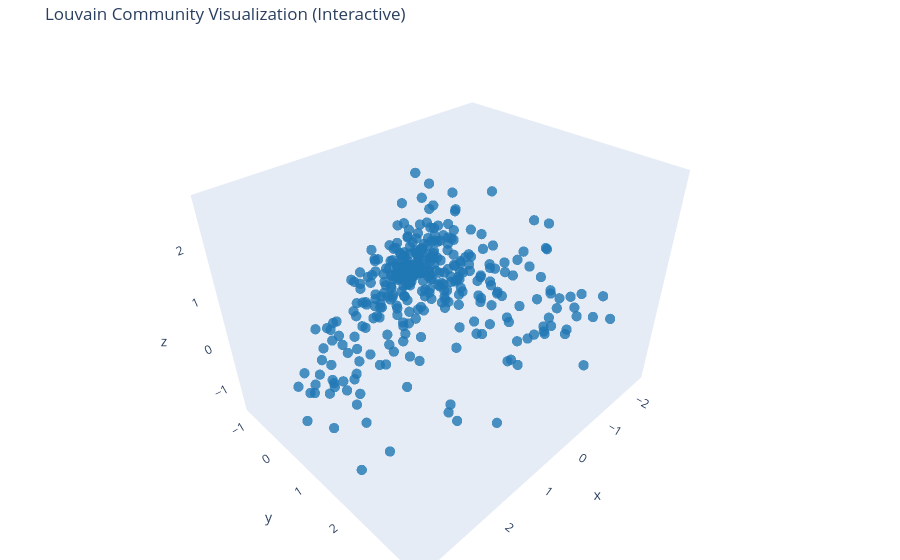

Notebook code for this chart:
### Code cell
cid = 2
members = [n for n, c in partition.items() if c == cid]
subG = G.subgraph(members)
visualize_community_plotly_full(subG, {n: cid for n in subG.nodes()})

### Figure 1 — Plotly figure (JSON) as saved in the notebook; plotly's stock layout.template omitted (floating-point values rounded to 4 significant figures; data arrays with more than 128 entries replaced by an {"elided": "..."} marker saying what was removed)
{"data": [{"hoverinfo": "text", "marker": {"color": {"elided": "356 str values"}, "opacity": 0.8, "size": 6}, "mode": "markers", "text": {"elided": "356 str values"}, "type": "scatter3d", "x": {"elided": "356 float values"}, "y": {"elided": "356 float values"}, "z": {"elided": "356 float values"}}], "layout": {"hovermode": "closest", "margin": {"b": 0, "l": 0, "r": 0, "t": 40}, "plot_bgcolor": "white", "scene": {"xaxis": {"showgrid": false, "zeroline": false}, "yaxis": {"showgrid": false, "zeroline": false}, "zaxis": {"showgrid": false, "zeroline": false}}, "showlegend": false, "title": {"text": "Louvain Community Visualization (Interactive)"}}}
